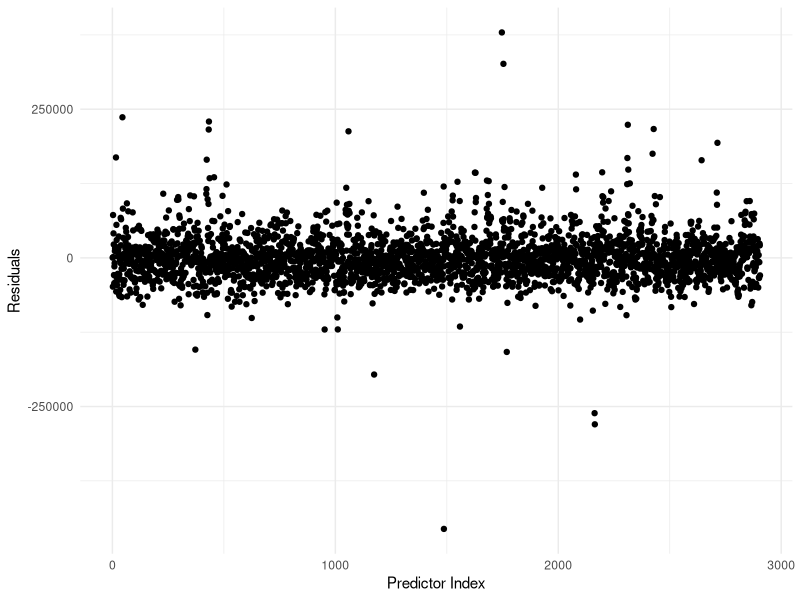
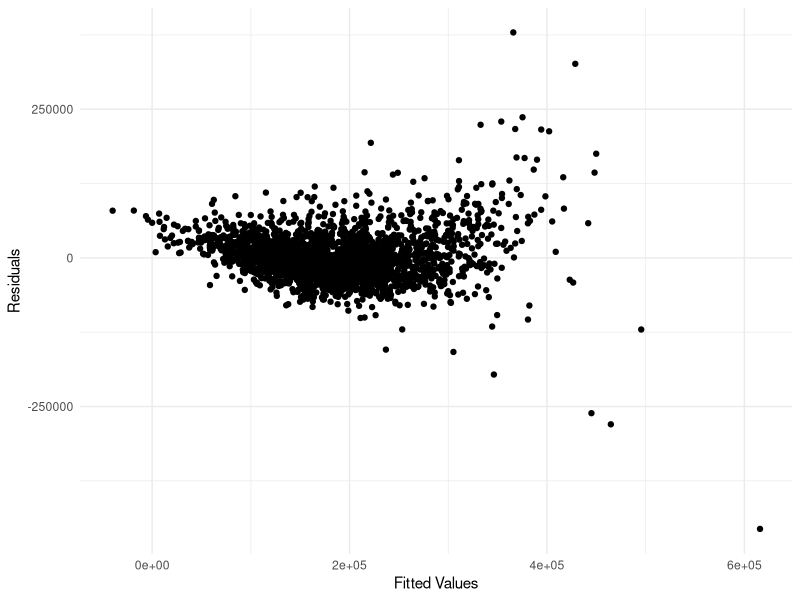
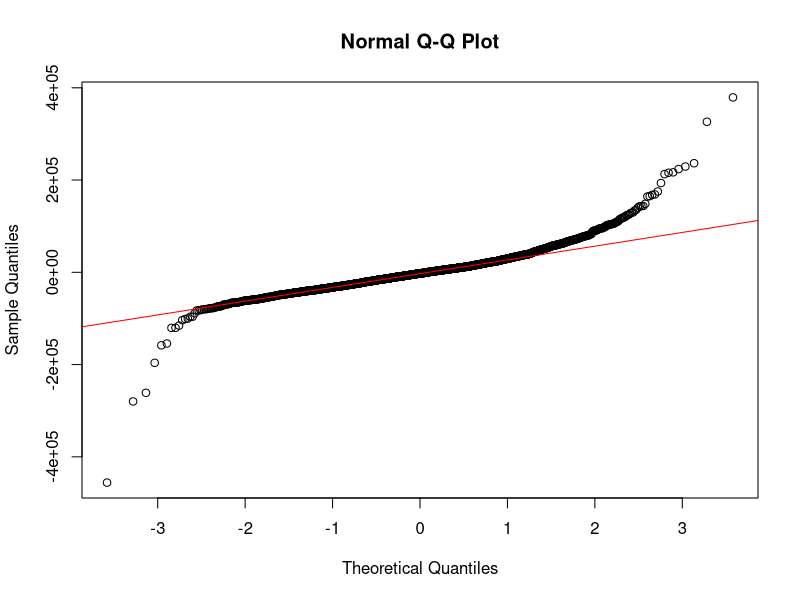

Generate these figures, in order, with R:
## ---- chunk 1
#| include: false
#| warning: false
#| message: false

library(tidyverse)
library(knitr)
## ---- chunk 2
#| include: false
#| warning: false
#| message: false

# Read data from cleaned data file
data <- read_csv(here::here("data", "cleaned_data.csv"))
## ---- chunk 3
#| include: false
#| warning: false
#| message: false

# Separate the dataset into two parts for better visualization
data1 <- data |> select(
  sale_price, lot_area, overall_qual, year_built, roof_style
)

data2 <- data |> select(
  mas_vnr_area, total_bsmt_sf, central_air, garage_area, misc_val
)
## ---- chunk 4
#| label: tbl-data-1
#| tbl-cap: Preview of Data (First Half)
#| echo: false
#| warning: false
#| message: false

# Visualize the first part of the dataset
kable(head(data1), format = "markdown")
## ---- chunk 5
#| label: tbl-data-2
#| tbl-cap: Preview of Data (Second Half)
#| echo: false
#| warning: false
#| message: false

# Visualize the second part of the dataset
kable(head(data2), format = "markdown")
## ---- chunk 6
#| echo: false
#| warning: false
#| message: false

# Generate a dataset that only consists numerical data
data_numerical <- data |>
  select(sale_price, lot_area, overall_qual, year_built,
         mas_vnr_area, total_bsmt_sf, garage_area, misc_val
  )
## ---- chunk 7
#| label: tbl-summary
#| tbl-cap: Summarize Table of Numerical Data
#| echo: false
#| warning: false
#| message: false

# Generate a summarize table
summary_table <- data.frame(
  Mean = round(apply(data_numerical, 2, mean), 2),
  Standard_Deviation = round(apply(data_numerical, 2, sd), 2),
  Median = round(apply(data_numerical, 2, median), 2)
)

kable(summary_table, format = "markdown")
## ---- chunk 8
#| echo: false
#| warning: false
#| message: false

# Convert variables to factors
data$central_air <- as.factor(data$central_air)
data$roof_style <- as.factor(data$roof_style)

# Fit the linear model
model <- lm(sale_price ~
              lot_area + overall_qual + year_built + roof_style +
              mas_vnr_area + total_bsmt_sf + central_air + garage_area +
              misc_val, data = data
)

# Take out the fitted values and residuals
fit <- fitted(model)
res <- resid(model)

# Create data frames
obs_res <- data.frame(obs = 1:length(res), res = res)
fit_res <- data.frame(fit = fit, res = res)
## ---- chunk 9
#| label: fig-obs-res
#| fig-cap: Residuals vs. Observation Index
#| echo: false
#| warning: false
#| message: false

# Plot residuals against observation index
ggplot(obs_res, aes(x = obs, y = res)) +
  geom_point() +
  xlab("Predictor Index") +
  ylab("Residuals") +
  theme_minimal()
## ---- chunk 10
#| label: fig-fit-res
#| fig-cap: Residuals vs. Fitted Values
#| echo: false
#| warning: false
#| message: false

# Plot residuals against fitted values
ggplot(fit_res, aes(x = fit, y = res)) +
  geom_point() +
  xlab("Fitted Values") +
  ylab("Residuals") +
  theme_minimal()
## ---- chunk 11
#| label: fig-qq
#| fig-cap: Q-Q Plot
#| echo: false
#| warning: false
#| message: false

# Plot the Q-Q plot
qqnorm(res)
qqline(res, col = "red")
